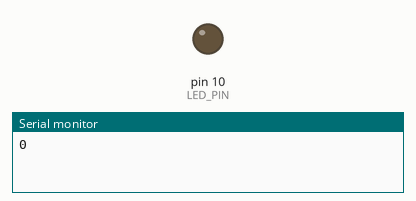
Simulated run of this sketch. Board: Arduino Uno, built with avr-gcc and run on an emulated ATmega328P. Shown: output pins drawn as LEDs (lit = HIGH), the last lines printed to the serial monitor.

Above: at 0.05 s.
At 3.45 s:
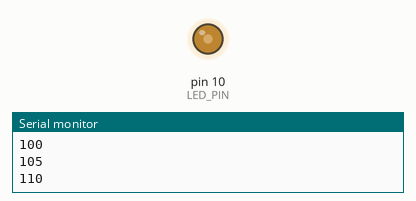
At 6.95 s:
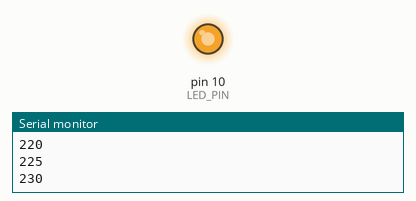
At 13.95 s:
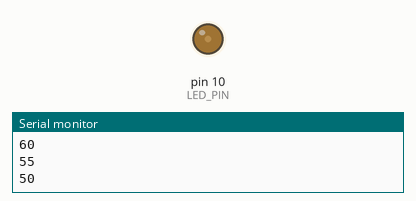
Timing chart, 0 to 19.9 s (numbered marks = the images above):
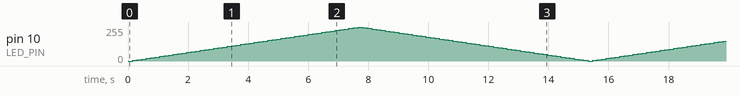

The sketch:

fading-light.ino
```cpp
// this should be a pin supporting PWM
#define LED_PIN 10

int brightness;
int fadeAmount;
int currIntensity;

void setup(){
  Serial.begin(9600);
  currIntensity = 0;
  fadeAmount = 5;
  pinMode(LED_PIN, OUTPUT);
}

void loop(){
  analogWrite(LED_PIN, currIntensity);
  Serial.println(currIntensity);
  currIntensity = currIntensity + fadeAmount;
  if (currIntensity == 0 || currIntensity == 255) {
    fadeAmount = -fadeAmount ;
  }
  delay(150);
}
```
